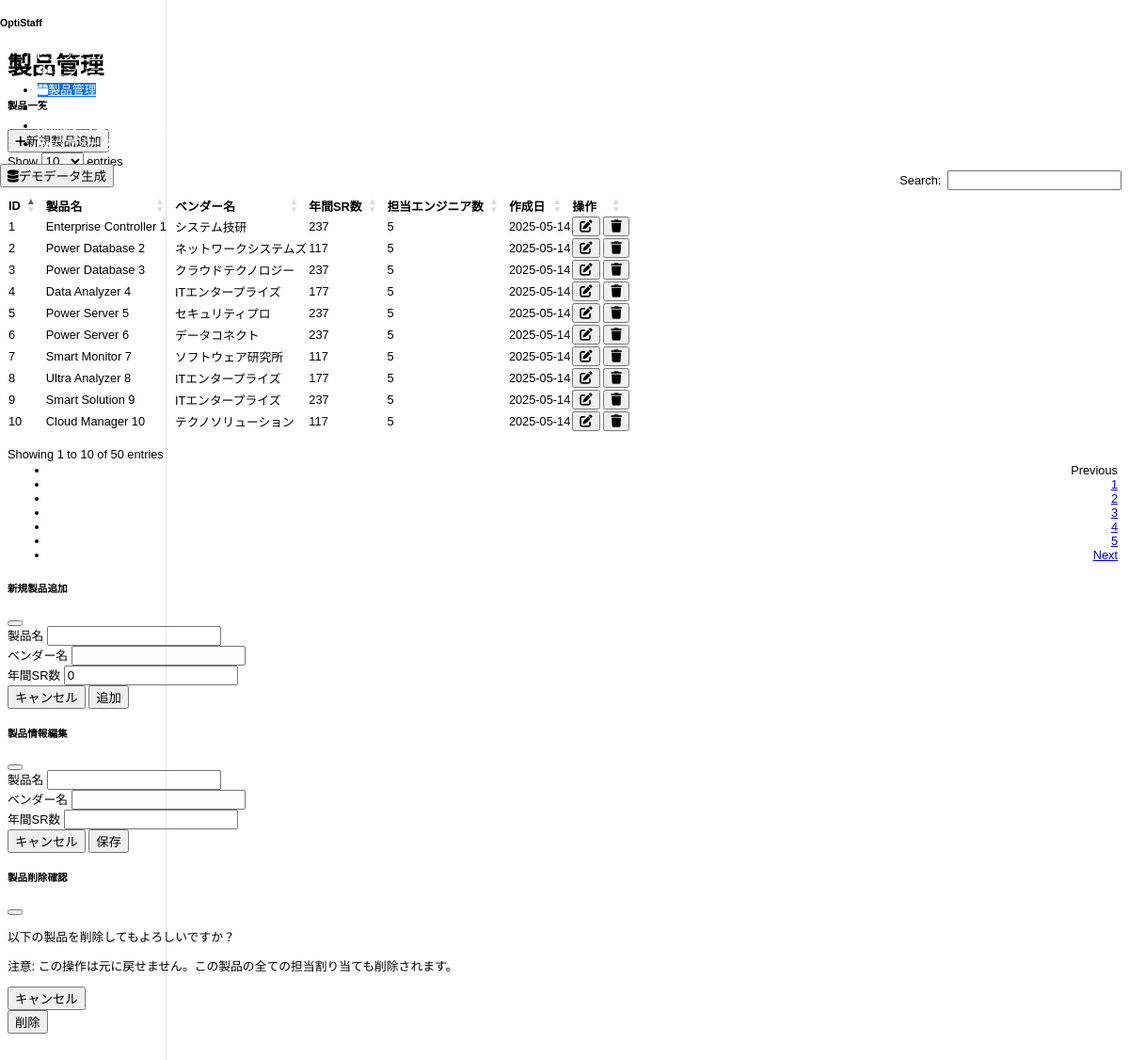
Page /products on the committed database.
### models.py (models this page shows)
class Product(db.Model):
    id = db.Column(db.Integer, primary_key=True)
    name = db.Column(db.String(100), nullable=False)
    vendor = db.Column(db.String(100), nullable=False)
    annual_inquiries = db.Column(db.Integer, default=0)
    min_engineers = db.Column(db.Integer, default=2)
    created_at = db.Column(db.DateTime, default=datetime.utcnow)
    updated_at = db.Column(db.DateTime, default=datetime.utcnow, onupdate=datetime.utcnow)
    assignments = db.relationship('Assignment', back_populates='product', lazy='joined')
    __table_args__ = (
        Index('idx_product_vendor', 'vendor'),
        Index('idx_product_inquiries', 'annual_inquiries'),
    )

### routes.py (the view)
@app.route('/products')
def products():
    products_list = Product.query.all()
    return render_template('products.html', products=products_list)

### templates/products.html (shortened to what this page needs)
{% extends 'base.html' %}
{% block title %}製品管理{% endblock %}
{% block content %}
<div class="row mb-4">
    <div class="col-md-12">
        <div class="card">
            <div class="card-header d-flex justify-content-between align-items-center">
                <h5 class="card-title mb-0">製品一覧</h5>
                <button class="btn btn-primary btn-sm" data-bs-toggle="modal" data-bs-target="#addProductModal">
                    <i class="fas fa-plus me-2"></i>新規製品追加
                </button>
            </div>
            <div class="card-body">
                <div class="table-responsive">
                    <table id="productsTable" class="table table-striped">
                        <thead>
                            <tr>
                                <th>ID</th>
                                <th>製品名</th>
                                <th>ベンダー名</th>
                                <th>年間SR数</th>
                                <th>担当エンジニア数</th>
                                <th>作成日</th>
                                <th>操作</th>
                            </tr>
                        </thead>
                        <tbody>
                            {% for product in products %}
                            <tr>
                                <td>{{ product.id }}</td>
                                <td>{{ product.name }}</td>
                                <td>{{ product.vendor }}</td>
                                <td>{{ product.annual_inquiries }}</td>
                                <td>{{ product.assignments|length }}</td>
                                <td>{{ product.created_at.strftime('%Y-%m-%d') }}</td>
                                <td>
                                    <button class="btn btn-sm btn-outline-primary edit-product-btn"
                                            data-id="{{ product.id }}"
                                            data-name="{{ product.name }}"
                                            data-vendor="{{ product.vendor }}"
                                            data-annual-inquiries="{{ product.annual_inquiries }}">
                                        <i class="fas fa-edit"></i>
                                    </button>
                                    <button class="btn btn-sm btn-outline-danger delete-product-btn"
                                            data-id="{{ product.id }}"
                                            data-name="{{ product.name }}">
                                        <i class="fas fa-trash"></i>
                                    </button>
                                </td>
                            </tr>
                            {% endfor %}
                        </tbody>
                    </table>
                </div>
            </div>
        </div>
    </div>
</div>
<div class="modal fade" id="addProductModal" tabindex="-1" aria-labelledby="addProductModalLabel" aria-hidden="true">
    <div class="modal-dialog">
        <div class="modal-content">
            <div class="modal-header">
                <h5 class="modal-title" id="addProductModalLabel">新規製品追加</h5>
                <button type="button" class="btn-close" data-bs-dismiss="modal" aria-label="Close"></button>
            </div>
            <form action="{{ url_for('add_product') }}" method="post">
                <div class="modal-body">
                    <div class="mb-3">
                        <label for="name" class="form-label">製品名</label>
                        <input type="text" class="form-control" id="name" name="name" required>
                    </div>
                    <div class="mb-3">
                        <label for="vendor" class="form-label">ベンダー名</label>
                        <input type="text" class="form-control" id="vendor" name="vendor" required>
                    </div>
                    <div class="mb-3">
                        <label for="annual_inquiries" class="form-label">年間SR数</label>
                        <input type="number" class="form-control" id="annual_inquiries" name="annual_inquiries" min="0" value="0" required>
                    </div>
                </div>
                <div class="modal-footer">
                    <button type="button" class="btn btn-secondary" data-bs-dismiss="modal">キャンセル</button>
                    <button type="submit" class="btn btn-primary">追加</button>
                </div>
            </form>
        </div>
    </div>
</div>
<div class="modal fade" id="editProductModal" tabindex="-1" aria-labelledby="editProductModalLabel" aria-hidden="true">
    <div class="modal-dialog">
        <div class="modal-content">
            <div class="modal-header">
                <h5 class="modal-title" id="editProductModalLabel">製品情報編集</h5>
                <button type="button" class="btn-close" data-bs-dismiss="modal" aria-label="Close"></button>
            </div>
            <form id="editProductForm" action="" method="post">
                <div class="modal-body">
                    <div class="mb-3">
                        <label for="edit_name" class="form-label">製品名</label>
                        <input type="text" class="form-control" id="edit_name" name="name" required>
                    </div>
                    <div class="mb-3">
                        <label for="edit_vendor" class="form-label">ベンダー名</label>
                        <input type="text" class="form-control" id="edit_vendor" name="vendor" required>
                    </div>
                    <div class="mb-3">
                        <label for="edit_annual_inquiries" class="form-label">年間SR数</label>
                        <input type="number" class="form-control" id="edit_annual_inquiries" name="annual_inquiries" min="0" required>
                    </div>
                </div>
                <div class="modal-footer">
                    <button type="button" class="btn btn-secondary" data-bs-dismiss="modal">キャンセル</button>
                    <button type="submit" class="btn btn-primary">保存</button>
                </div>
            </form>
        </div>
    </div>
</div>
<div class="modal fade" id="deleteProductModal" tabindex="-1" aria-labelledby="deleteProductModalLabel" aria-hidden="true">
    <div class="modal-dialog">
        <div class="modal-content">
            <div class="modal-header">
                <h5 class="modal-title" id="deleteProductModalLabel">製品削除確認</h5>
                <button type="button" class="btn-close" data-bs-dismiss="modal" aria-label="Close"></button>
            </div>
            <div class="modal-body">
                <p>以下の製品を削除してもよろしいですか？</p>
                <p class="text-danger">注意: この操作は元に戻せません。この製品の全ての担当割り当ても削除されます。</p>
            </div>
            <div class="modal-footer">
                <button type="button" class="btn btn-secondary" data-bs-dismiss="modal">キャンセル</button>
                <form id="deleteProductForm" action="" method="post">
                    <button type="submit" class="btn btn-danger">削除</button>
                </form>
            </div>
        </div>
    </div>
</div>
{% endblock %}

### static/css/custom.css (style rules this page uses)
body { font-size: 80%; }
.card { transition: all 0.3s ease; }
.table-responsive { overflow-x: auto; }
body { font-family: 'Hiragino Kaku Gothic Pro', 'Meiryo', sans-serif; }

### rows in the picture
Product: id "1", name "Enterprise Controller 1", vendor "システム技研", annual_inquiries "237", assignments|length "5", created_at "2025-05-14"
Product: id "2", name "Power Database 2", vendor "ネットワークシステムズ", annual_inquiries "117", assignments|length "5", created_at "2025-05-14"
Product: id "3", name "Power Database 3", vendor "クラウドテクノロジー", annual_inquiries "237", assignments|length "5", created_at "2025-05-14"
Product: id "4", name "Data Analyzer 4", vendor "ITエンタープライズ", annual_inquiries "177", assignments|length "5", created_at "2025-05-14"
Product: id "5", name "Power Server 5", vendor "セキュリティプロ", annual_inquiries "237", assignments|length "5", created_at "2025-05-14"
Product: id "6", name "Power Server 6", vendor "データコネクト", annual_inquiries "237", assignments|length "5", created_at "2025-05-14"
Product: id "7", name "Smart Monitor 7", vendor "ソフトウェア研究所", annual_inquiries "117", assignments|length "5", created_at "2025-05-14"
Product: id "8", name "Ultra Analyzer 8", vendor "ITエンタープライズ", annual_inquiries "177", assignments|length "5", created_at "2025-05-14"
Product: id "9", name "Smart Solution 9", vendor "ITエンタープライズ", annual_inquiries "237", assignments|length "5", created_at "2025-05-14"
Product: id "10", name "Cloud Manager 10", vendor "テクノソリューション", annual_inquiries "117", assignments|length "5", created_at "2025-05-14"
